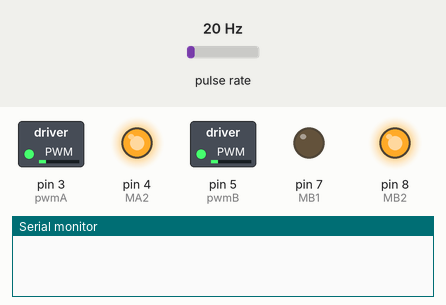
Simulated run of this sketch. Board: Arduino Uno, built with avr-gcc and run on an emulated ATmega328P. Parts: switched loads named in the sketch (green lamp = pin HIGH), output pins drawn as LEDs (lit = HIGH), the last lines printed to the serial monitor. Wiring (inferred from the names in the program): pulse sensor: data pin 2. The inputs (shaded band) are chosen by the test bench; at power-on: pulse rate 20 Hz.

Above: at 0.05 s.
At 1.35 s:
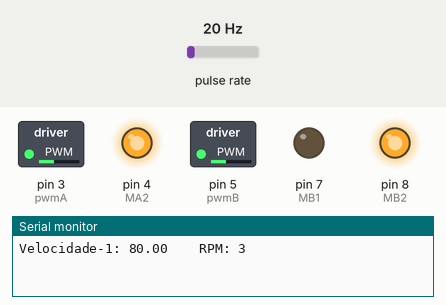
At 2.75 s:
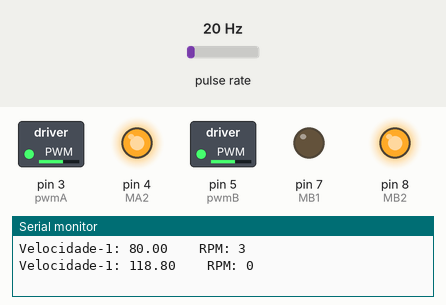
At 3.95 s:
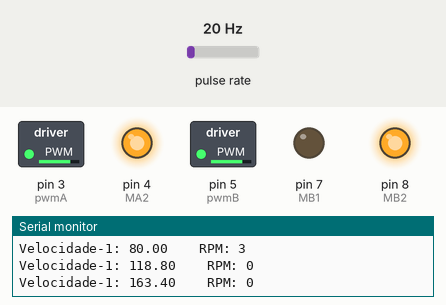
At 5.4 s:
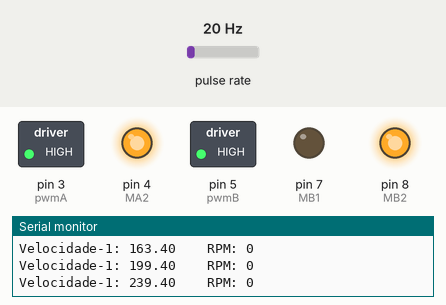
Timing chart, 0 to 6.9 s (numbered marks = the images above):
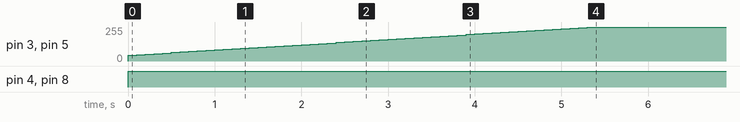

Measured:
- by itself, pin 3 (pwmA), pin 5 (pwmB): moves from 0/255 to 255/255 over 5.3 s
- by itself, pin 4 (MA2), pin 8 (MB2): LOW → HIGH at 0.00 s

The sketch:

LIDAR_Principal.ino
```cpp
// Código Principal Controlador PID com 2 motores DC, 2 Encoders Ópticos e 1 Ponte H


// Bibliotecas
#include <PID_v1.h>


// Constantes pra utilizar no controlador PID
#define MIN_PWM 0
#define MAX_PWM 255
#define KP 0.2
#define KI 0.2
#define KD 0.005


// Variáveis auxiliares pro Encoder e Controlador PID
double rpm;
volatile byte pulsos;
unsigned long timeold;
int pinoSensor = 2;               //Pino do Arduino ligado ao pino D0 do sensor
unsigned int pulsosDisco = 20;    //Altere o valor conforme disco encoder
double velocidade = 0;
double velocidadeSetpoint = 200;  // Alterar conforme velocidade desejada

// Motor A
int MA1 = 2;
int MA2 = 4;

// Motor B
int MB1 = 7;
int MB2 = 8;

// Variáveis pwm para os motores 1 e 2
int pwmA = 3;
int pwmB = 5;


// Cria Objeto PID para controle
PID motorPID(&rpm, &velocidade, &velocidadeSetpoint, KP, KI, KD, DIRECT);

// Função executada a cada interrupção
void contador()
{
  pulsos++;  //Incrementa contador
}


void setup() {

 //Faz conexão serial com o Arduino
 Serial.begin(9600);

  // Configura Interrupção
  pinMode(pinoSensor, INPUT);
  attachInterrupt(0, contador, FALLING);
  pulsos = 0;
  rpm = 0;
  timeold = 0;

  // Configura controle PID
  motorPID.SetOutputLimits(MIN_PWM, MAX_PWM);
  motorPID.SetMode(AUTOMATIC);

 //Define portas de saída do Arduino para o motor A, B e pwms
 pinMode(MA1, OUTPUT);
 pinMode(MA2, OUTPUT);
 pinMode(MB1, OUTPUT);
 pinMode(MB2, OUTPUT);
 pinMode(pwmA, OUTPUT);
 pinMode(pwmB, OUTPUT);

}

void loop() {


  // Calcula RPM a cada 1 Segundo
  if (millis() - timeold >= 1000)
  {
    detachInterrupt(0);    //Desabilita interrupção durante o cálculo
    rpm = (60 * 1000 / pulsosDisco ) / (millis() - timeold) * pulsos;
    timeold = millis();
    pulsos = 0;

    // Exibe valores no serial monitor
    Serial.print("Velocidade-1: ");
    Serial.print(velocidade, 2);
    // Serial.print("Velocidade-2: ");
    // Serial.print(velocidade2, 2);
    Serial.print("    ");
    Serial.print("RPM: ");
    Serial.println(rpm, 0);
    //Serial.print("RPM-2: ");
    // Serial.println(rpm2, 0);

    // Habilita novamente a interrupção
    attachInterrupt(0, contador, FALLING);
  }

  // Calcula o PWM do motor conforme Controle PID
  motorPID.Compute();


  //Liga os motores
  digitalWrite(MA1, LOW);
  digitalWrite(MA2, HIGH);
  digitalWrite(MB1, LOW);
  digitalWrite(MB2, HIGH);

  // Ajusta PWM no motor
  analogWrite(pwmA, velocidade);
  analogWrite(pwmB, velocidade);

  /* OBS: (Fazer testes)
  //Velocidade de 0 a 255
  while (velocidade > 0){
    analogWrite(pwmA, velocidade);
    analogWrite(pwmB, velocidade);
    velocidade = velocidade -1;
    delay(20);
    }
*/


}
```
